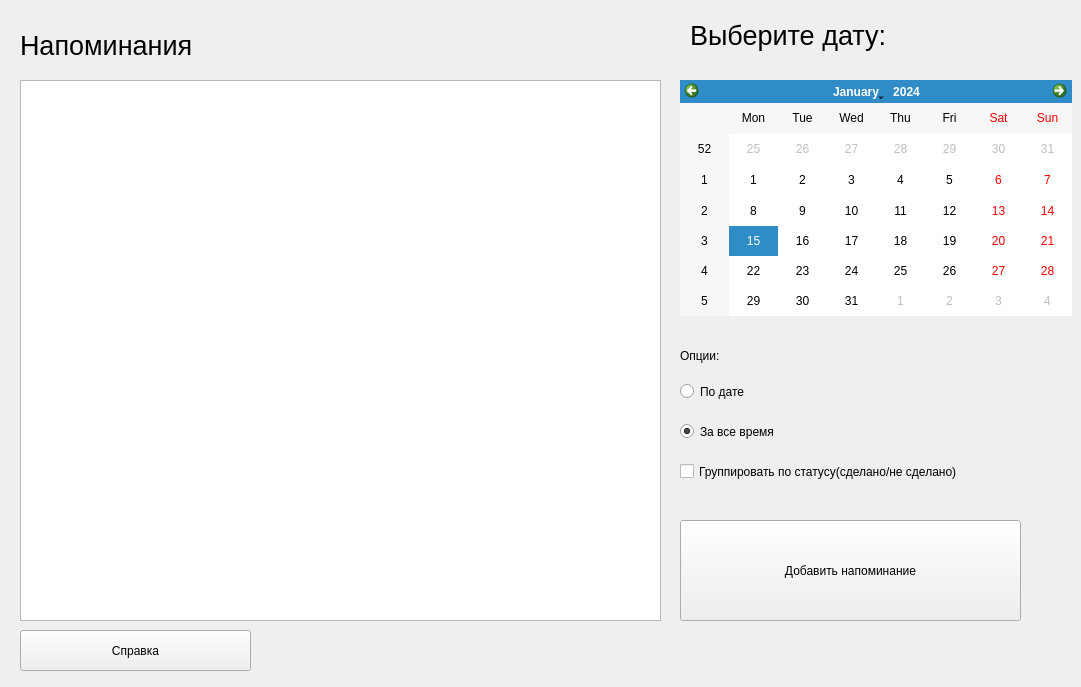
<?xml version="1.0" encoding="UTF-8"?>
<ui version="4.0">
 <class>Form</class>
 <widget class="QWidget" name="Form">
  <property name="geometry">
   <rect>
    <x>0</x>
    <y>0</y>
    <width>1081</width>
    <height>687</height>
   </rect>
  </property>
  <property name="sizePolicy">
   <sizepolicy hsizetype="Fixed" vsizetype="Fixed">
    <horstretch>0</horstretch>
    <verstretch>0</verstretch>
   </sizepolicy>
  </property>
  <property name="windowTitle">
   <string>Form</string>
  </property>
  <widget class="QCalendarWidget" name="calendarWidget">
   <property name="geometry">
    <rect>
     <x>680</x>
     <y>80</y>
     <width>392</width>
     <height>236</height>
    </rect>
   </property>
  </widget>
  <widget class="QLabel" name="label">
   <property name="geometry">
    <rect>
     <x>20</x>
     <y>20</y>
     <width>441</width>
     <height>51</height>
    </rect>
   </property>
   <property name="font">
    <font>
     <pointsize>20</pointsize>
    </font>
   </property>
   <property name="text">
    <string>Напоминания</string>
   </property>
  </widget>
  <widget class="QLabel" name="label_2">
   <property name="geometry">
    <rect>
     <x>690</x>
     <y>10</y>
     <width>441</width>
     <height>51</height>
    </rect>
   </property>
   <property name="font">
    <font>
     <pointsize>20</pointsize>
    </font>
   </property>
   <property name="text">
    <string>Выберите дату:</string>
   </property>
  </widget>
  <widget class="QRadioButton" name="radio_bydate">
   <property name="geometry">
    <rect>
     <x>680</x>
     <y>380</y>
     <width>113</width>
     <height>23</height>
    </rect>
   </property>
   <property name="text">
    <string>По дате</string>
   </property>
   <attribute name="buttonGroup">
    <string notr="true">mode_switch</string>
   </attribute>
  </widget>
  <widget class="QRadioButton" name="radio_alltime">
   <property name="geometry">
    <rect>
     <x>680</x>
     <y>420</y>
     <width>131</width>
     <height>23</height>
    </rect>
   </property>
   <property name="text">
    <string>За все время</string>
   </property>
   <property name="checked">
    <bool>true</bool>
   </property>
   <attribute name="buttonGroup">
    <string notr="true">mode_switch</string>
   </attribute>
  </widget>
  <widget class="QLabel" name="label_3">
   <property name="geometry">
    <rect>
     <x>680</x>
     <y>330</y>
     <width>131</width>
     <height>51</height>
    </rect>
   </property>
   <property name="text">
    <string>Опции:</string>
   </property>
  </widget>
  <widget class="QCheckBox" name="groupByDone">
   <property name="geometry">
    <rect>
     <x>680</x>
     <y>460</y>
     <width>391</width>
     <height>23</height>
    </rect>
   </property>
   <property name="text">
    <string>Группировать по статусу(сделано/не сделано)</string>
   </property>
  </widget>
  <widget class="QPushButton" name="add_button">
   <property name="geometry">
    <rect>
     <x>680</x>
     <y>520</y>
     <width>341</width>
     <height>101</height>
    </rect>
   </property>
   <property name="text">
    <string>Добавить напоминание</string>
   </property>
  </widget>
  <widget class="QTableWidget" name="tableWidget">
   <property name="geometry">
    <rect>
     <x>20</x>
     <y>80</y>
     <width>641</width>
     <height>541</height>
    </rect>
   </property>
  </widget>
  <widget class="QPushButton" name="about_button">
   <property name="geometry">
    <rect>
     <x>20</x>
     <y>630</y>
     <width>231</width>
     <height>41</height>
    </rect>
   </property>
   <property name="text">
    <string>Справка</string>
   </property>
  </widget>
 </widget>
 <resources/>
 <connections/>
 <buttongroups>
  <buttongroup name="mode_switch"/>
 </buttongroups>
</ui>
